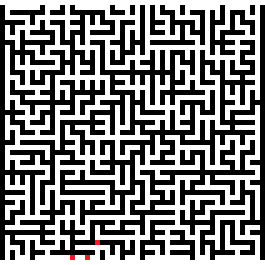
#> input picture plots/maze.png, 53 x 53 px, found by its file name (shown 5 times larger)
$ python main_SOR.py
#> lines starting #> are read from the running program, lines starting #| are printed output that depends on the picture
### src/SOR_diff.py
import numpy as np
import matplotlib.pyplot as plt
import matplotlib.animation as animation

from finite_difference import fast_solve, SOR

from scipy.special import erfc


class SORDiffusion:
    """
    class that stores all simulation parameters and offers some default methods for visualization
    for the SOR method for time-independent diffusion
    """
    def __init__(self,
                 x_length : float,
                 y_length : float,
                 n_steps : int,
                 time_step_num : float,
                 omega : float,
                 initial_condition_func : callable = lambda x:1,
                 mask = None,
                 insulated= None):

        self.x_length = x_length
        self.y_length = y_length
        self.n_steps = n_steps
        self.time_step_num = time_step_num
        self.omega = omega
        self.mask = mask
        self.insulated = insulated

        self.x_points = np.linspace(0, self.x_length, self.n_steps)
        self.y_points = np.linspace(0, self.y_length, self.n_steps)

        self.x_step_size = self.x_length / (self.n_steps - 1)
        self.y_step_size = self.y_length / (self.n_steps - 1)

        self.c = np.zeros((self.time_step_num, self.n_steps, self.n_steps))

        self.c[0, -1, :] = 1.0
        self.c[0, 0, :] = 0.0


    def solve(self, tolerance = None):

        _, t, tol = SOR(self.c, self.omega, mask=self.mask, tolerance=tolerance, insulated=self.insulated)
        self.end_time = t
        return self.c, t, tol

    # [82 lines left out: functions plot_animation, plot_y_slice, plot_single_frame, plot_analytical_sol, compare_solutions_full_range, not called in this run]

### src/finite_difference.py
import numpy as np
from numba import jit, njit, prange


# [76 lines left out: functions fast_solve, jacobi, not called in this run]


@njit
def SOR(c, omega, mask=None, tolerance= None, insulated=None):
    """SOR finite difference method for time-independent diffusion

    params:
        c:          grid of concentration values shape [time_steps x grid_size x grid_size]
        omega:      parameter of SOR
        mask:       grid of sinks shape [grid_size x grid_size]
        mask:       grid of sinks shape [grid_size x grid_size]
        tolerance:  stop when changes between iterations are smaller than tolerance

    returns:
        c:      modified grid c
        t:      last timestep
        tol:    change from previous-to-last iteration to last iteration

    """
    time_step_num, width, height = c.shape
    if mask is None:
        mask = np.ones(shape=c.shape[1:])
    if insulated is None:
        insulated = np.zeros(shape=c.shape[1:])
    eps = 1e100
    for t in range(0, time_step_num - 1):
        # Top and Bottom Boundaries
        c[t+1, -1] = c[t, -1]
        c[t+1, 0] = 0.0
        for i in range(1, height -1):
            c[t+1, i, -1] = c[t, i, -1] # to avoid adding sink on left side
            for j in range(width):
                c0 = c[t, i, j]
                c1 = c0 if insulated[i+1, j] else c[t, i+1, j]
                c2 = c0 if insulated[i-1, j] else c[t+1, i-1, j]
                c3 = c0 if insulated[i, (j-1)%width] else c[t+1, i, (j-1)% width]
                c4 = c0 if insulated[i, (j+1)%width] else c[t, i, (j+1)% width ]
                c[t+1, i, j] = mask[i,j] * (omega / 4.0 * (c1 + c2 + c3+ c4)
                    + (1-omega) * c0 )


        # # Top and Bottom Boundaries
        # c[t+1, 0] = c[t, 0]
        # c[t+1, -1] = 0.0

        if tolerance is not None:
            eps = np.max(np.abs(c[t+1] - c[t]))
            if eps < tolerance:
                break

    return c, t, eps

### src/main_SOR.py
import numpy as np
import matplotlib.pyplot as plt
import time


from SOR_diff import SORDiffusion
from jacobi_iteration import Jacobi
from numba import njit, prange
from finite_difference import fast_solve, SOR


# [334 lines left out: functions iter_to_convergence_SOR, iter_to_convergence_Jacobi, tol_after_N_Jacobi, tol_after_N_SOR, iter_to_convergence_plot, iter_to_convergence_plot_inv and 4 more, not called in this run]


def a_maze():
    """"
    This experiment runs the simulation with a maze of insulated cells and animates the results.
    """
    import imageio as iio
    maze_arr = iio.imread('plots/maze.png')
#> maze_arr is the input picture: shape (53, 53, 4); mean R, G, B, A 132.2, 132, 132, 255
    mask = (maze_arr[:,:,0]//255).astype(np.float64)
#> mask: shape (53, 53) float64; values 0 (black) and 1 (white), 51.8% white; black in thin lines or dots
    # mask = np.flip(mask, axis=0)
    insulated = 1-mask
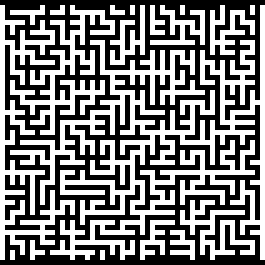
#> insulated: shape (53, 53) float64 (shown 5 times larger); values 0 (black) and 1 (white), 48.2% white in thin lines or dots

    x_length = 1.0
    y_length = 1.0
    n_steps = 53
    time_step_num = 100000
    omega = 1.87
    # """
    sor_diffusion = SORDiffusion(
                                            x_length,
                                            y_length,
                                            n_steps,
                                            time_step_num,
                                            omega,
                                            lambda x, y: 1,
                                            mask=mask,
                                            insulated = insulated)

    c, t, tol = sor_diffusion.solve(1e-9)
    print('required {} iterations'.format(t))

    sor_diffusion.plot_animation(skip_n=100)


    fig, ax = plt.subplots(figsize=[6,5])
    fig.subplots_adjust(left=0.07, bottom=0.06, right=0.85, top=0.95)
    heatmap = ax.imshow(c[t], cmap="hot", origin="lower",aspect='equal' ) #extent=[0,x_length, 0, y_length])
    plt.xticks(fontsize=16)
    plt.yticks(fontsize=16)
    cbar = plt.colorbar(heatmap, fraction=0.046, pad=0.04)
    cbar.set_label("Concentration", fontsize=20)
    cbar.ax.tick_params(labelsize=16)
    plt.savefig('plots/maze_heatmap.png', dpi=600)
    plt.show()


if __name__ == '__main__':

#> (the run stopped early here; a loop or call above may not have finished)
